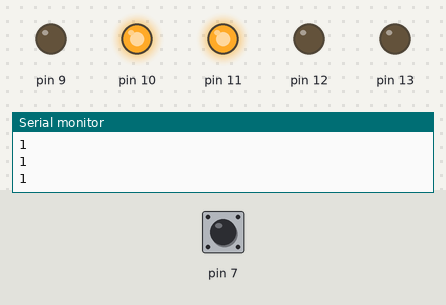
A sketch run on a simulated Arduino Uno, built with avr-gcc and run on an emulated ATmega328P. Shown: output pins drawn as LEDs (lit = HIGH), the last lines printed to the serial monitor. Dashed ring = blinking. Inputs (shaded band) come from the test bench; at power-on: pin 7 HIGH.

Above: at 1.2 s.
1.3 s: pin 7 pulled LOW for 0.15 s
At 2.1 s:
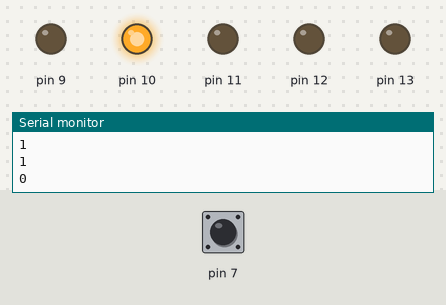
At 3.8 s:
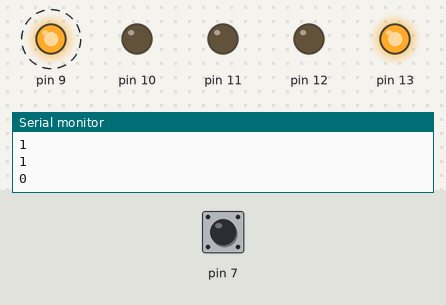
Timing chart, 0 to 9.8 s (numbered marks = the images above; inputs shaded):
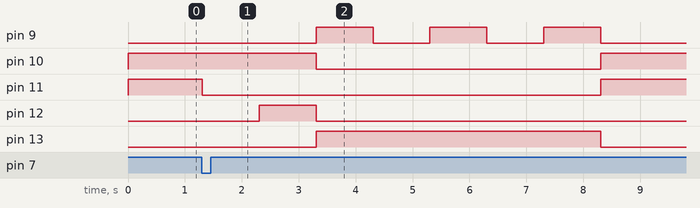

The sketch:

misson_1.ino
```cpp
void setup() {
  Serial.begin(9600);
  pinMode(7,INPUT_PULLUP);
  pinMode(13,OUTPUT);
  pinMode(12,OUTPUT);
  pinMode(11,OUTPUT);
  pinMode(10,OUTPUT);
  pinMode(9,OUTPUT);

}

void loop() {
 int sw = digitalRead(7);

 digitalWrite(11,1);
 digitalWrite(10,1);
Serial.println(sw);
 if(sw == 0)
 {
  digitalWrite(11,0);

 delay(1000);
 digitalWrite(12,1);
 delay(1000);
 digitalWrite(12,0);
 digitalWrite(13,1);
 digitalWrite(10,0);
 digitalWrite(9,1);
 delay(1000);
 digitalWrite(9,0);
 delay(1000);
 digitalWrite(9,1);
 delay(1000);
 digitalWrite(9,0);
 delay(1000);
 digitalWrite(9,1);
 delay(1000);
 digitalWrite(9,0);

 }

 digitalWrite(10,1);
 digitalWrite(13,0);
 digitalWrite(11,1);


}
```

Measured:
- after the input at 1.3 s, pin 9: alternates HIGH for 1.0 s and LOW for 1.0 s, 6 changes in all, then stays LOW, starting after 2.0 s; pin 10: HIGH → LOW after 2.0 s, → HIGH 5.0 s later; pin 11: HIGH → LOW at once, → HIGH 7.0 s later; pin 12: LOW → HIGH after 1.0 s, → LOW 1.0 s later; pin 13: LOW → HIGH after 2.0 s, → LOW 5.0 s later
